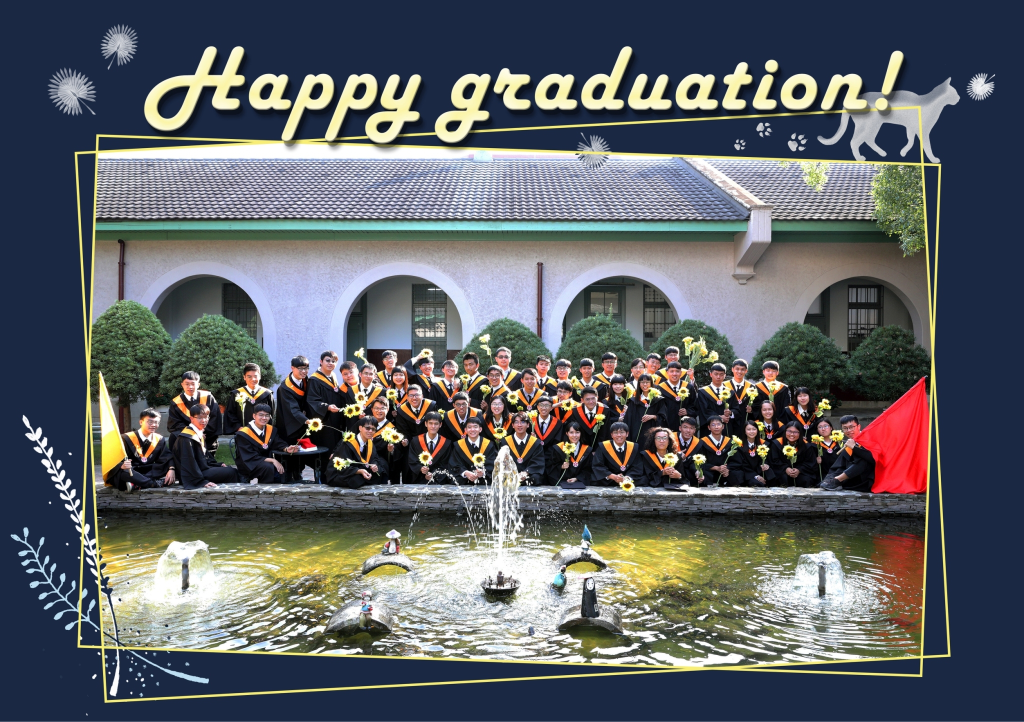
#> input picture mosaic/graduation_final.jpg, 2048 x 1444 px (shown at 1/2 size)
$ python -i mosaic.py   (imports and definitions only)   (older library calls are emulated)
#> lines starting #> are read from the running program, lines starting #| are printed output that depends on the picture
import sys
import os
import cv2
import numpy as np
from time import sleep
from PIL import Image, ImageOps
from multiprocessing import Process, Queue, cpu_count

Image.MAX_IMAGE_PIXELS = None
# Change these 3 config parameters to suit your needs...
TILE_SIZE      = 10		# height/width of mosaic tiles in pixels
TILE_MATCH_RES = 10		# tile matching resolution (higher values give better fit but require more processing)
ENLARGEMENT    = 2		# the mosaic image will be this many times wider and taller than the original

TILE_BLOCK_SIZE = TILE_SIZE / max(min(TILE_MATCH_RES, TILE_SIZE), 1)
WORKER_COUNT = max(cpu_count() - 1, 1)
OUT_FILE = 'mosaic.jpg'
EOQ_VALUE = None

class TileProcessor:
	def __init__(self, tiles_directory):
		self.tiles_directory = tiles_directory

	# [40 lines left out: functions __process_tile, get_tiles, not called in this run]

class TargetImage:
	def __init__(self, image_path):
		self.image_path = image_path

	def get_data(self):
		print('Processing main image...')
		img = Image.open(self.image_path)
#> img is the input picture: PIL image 2048x1444 RGB; mean R, G, B 94.5, 98, 101.4
		w = img.size[0] * ENLARGEMENT
#> w = 4096
		h = img.size[1]	* ENLARGEMENT
#> h = 2888
		large_img = img.resize((w, h), Image.ANTIALIAS)
		w_diff = (w % TILE_SIZE)/2
#> w_diff = 3
		h_diff = (h % TILE_SIZE)/2
#> h_diff = 4

		# if necessary, crop the image slightly so we use a whole number of tiles horizontally and vertically
		if w_diff or h_diff:
			large_img = large_img.crop((w_diff, h_diff, w - w_diff, h - h_diff))
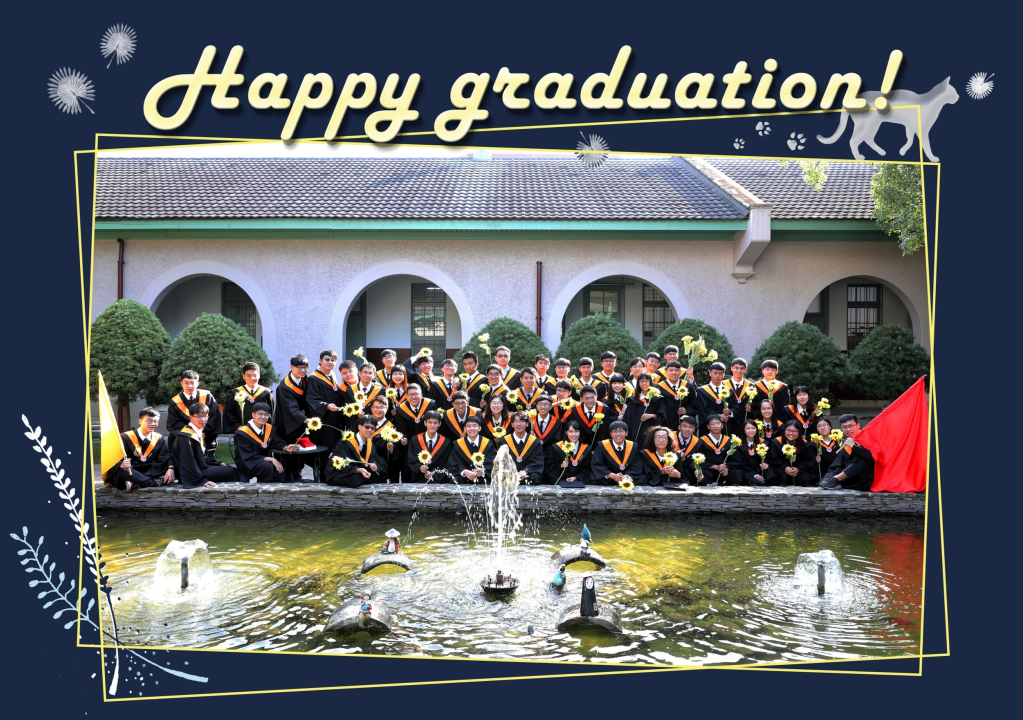
#> large_img: PIL image 4090x2880 RGB (shown at 1/4 size); mean R, G, B 94.7, 98.2, 101.4

		small_img = large_img.resize((int(w/TILE_BLOCK_SIZE), int(h/TILE_BLOCK_SIZE)), Image.ANTIALIAS)
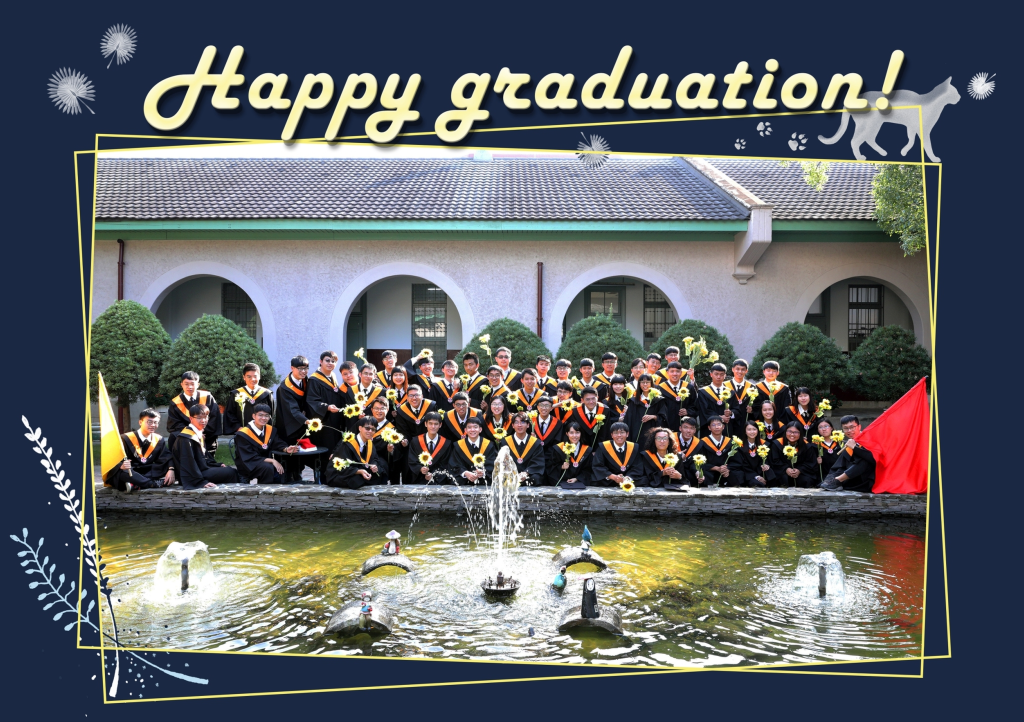
#> small_img: PIL image 4096x2888 RGB (shown at 1/4 size); mean R, G, B 94.7, 98.2, 101.4

		image_data = (large_img.convert('RGB'), small_img.convert('RGB'))

		print('Main image processed.')

		return image_data

class TileFitter:
	def __init__(self, tiles_data):
		self.tiles_data = tiles_data

	# [41 lines left out: functions __get_tile_diff, get_best_fit_tile, fit_tiles, not called in this run]

class ProgressCounter:
	def __init__(self, total):
		self.total = total
		self.counter = 0

	def update(self):
		self.counter += 1
		print("Progress: {:04.1f}%".format(100 * self.counter / self.total), flush=True, end='\r')

class MosaicImage:
	# [10 lines left out: functions __init__, add_tile, not called in this run]

	def save(self, path):
		self.image.save(path)

# [83 lines left out: functions build_mosaic, compose, seperate_images, mosaic, not called in this run]

# [6 lines not run here, left out]

>>> result = TargetImage('graduation_final.jpg').get_data()
